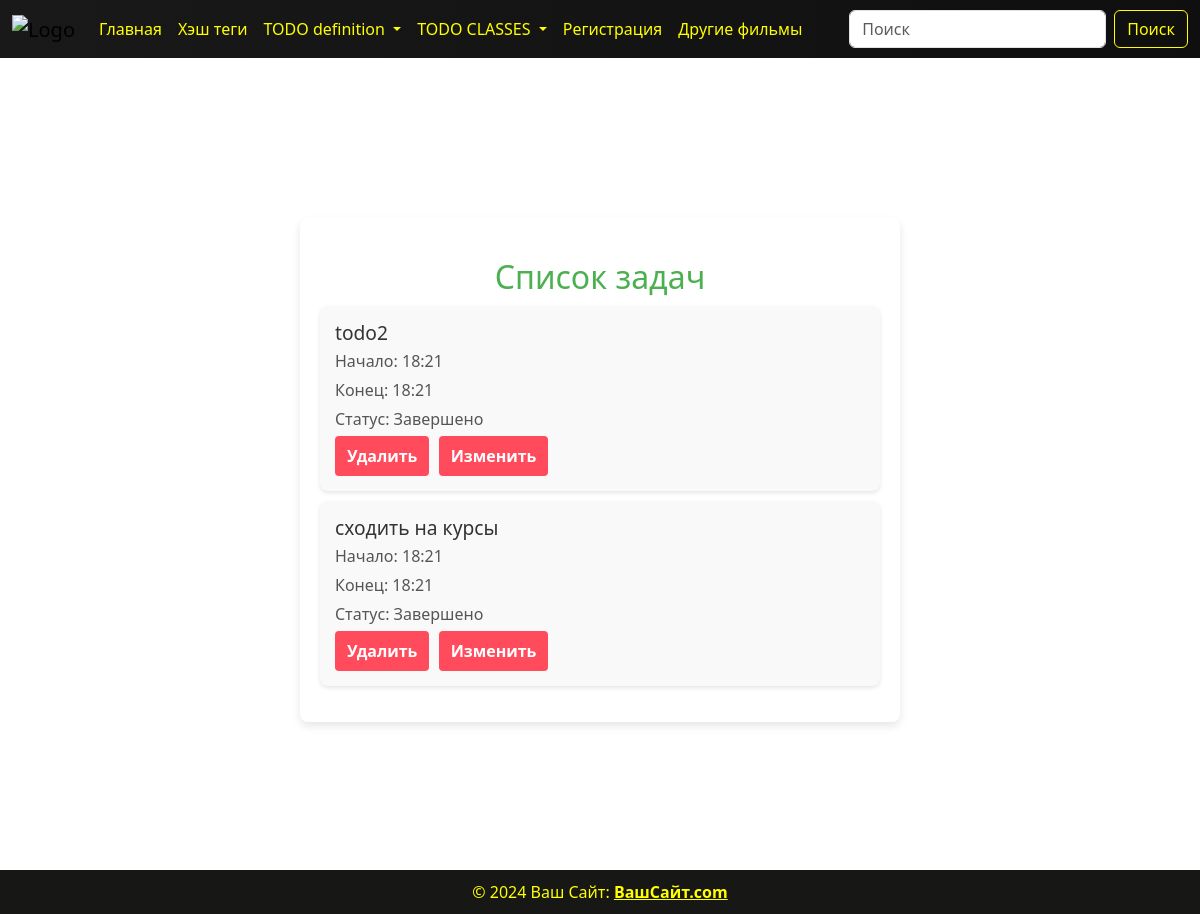
Page /todo_list/ on the committed database.
### todo/models.py (models this page shows, shortened)
class Todo(models.Model):
    CHECK_CHOICES = (
        ("✅", "✅"),
        ("❌", "❌")
    )
    title_todo = models.CharField(max_length=100,verbose_name='Укажите задачу')
    time_start = models.TimeField(verbose_name='укажите время начала')
    time_end = models.TimeField(verbose_name='укажите время конца задачи')
    check_yes_no = models.CharField(max_length=100, verbose_name='укажите выполнено задача или нет',
                             choices=CHECK_CHOICES)

### todo/views.py (the view)
# urls.py: path('todo_list/', views.todo_list, name='todoList'),
def todo_list(request):
    if request.method == 'GET':
        todo_list = models.Todo.objects.filter().order_by('-id')
        return render(request, template_name='todo/todo_list.html',
                      context={'todo_list': todo_list})

### templates/todo/todo_list.html
{% load static %}
{% include '../header.html' %}
<link rel="stylesheet" href="{% static 'css/todo_list.css' %}">
<div class="container">
    <div class="todo-list">
        <h2>Список задач</h2>
        <ul>
            {% for i in todo_list %}
            <li>
                <h1>{{ i.title_todo }}</h1>
                <p>Начало: {{ i.time_start }}</p>
                <p>Конец: {{ i.time_end }}</p>
                <p>Статус: {% if i.check_yes_no %}Завершено{% else %}Не завершено{% endif %}</p>
                <button><a href="/todo_class/{{ i.id }}/delete/">Удалить</a></button>
                <button><a href="/todo_list/{{ i.id }}/update/">Изменить</a></button>
            </li>
            {% endfor %}
        </ul>
    </div>
</div>
{% include '../footer.html' %}

### static/css/show.css (style rules this page uses)
body { display: flex; flex-direction: column; min-height: 100vh; padding-top: 70px; background: url("https://i.pinimg.com/736x/e3/7d/a9/e37da92d1e32051af32a81a8950733f3.jpg"); background-repeat: no-repeat; background-size: cover; background-position: center; }

### static/css/todo_list.css (style rules this page uses)
h2 { color: #4CAF50; margin-top: 20px; text-align: center; }
.container { display: flex; justify-content: center; align-items: center; min-height: 100vh; }
.todo-list { background-color: #fff; padding: 20px; width: 100%; max-width: 600px; border-radius: 8px; box-shadow: 0 4px 8px rgba(0, 0, 0, 0.1); }
.todo-list ul { list-style-type: none; padding: 0; }
.todo-list li { background-color: #f9f9f9; margin: 10px 0; padding: 15px; border-radius: 8px; box-shadow: 0 2px 4px rgba(0, 0, 0, 0.1); }
.todo-list h1 { font-size: 1.2em; color: #333; margin: 0; }
.todo-list p { margin: 5px 0; color: #555; }
.todo-list button { background-color: #ff4b5c; color: white; padding: 8px 12px; border: none; border-radius: 4px; cursor: pointer; font-weight: bold; margin-right: 5px; }
.todo-list a { color: white; text-decoration: none; }

### rows in the picture
Todo: title_todo "todo2", time_start "18:21", time_end "18:21", check_yes_no "Завершено"
Todo: title_todo "сходить на курсы", time_start "18:21", time_end "18:21", check_yes_no "Завершено"
